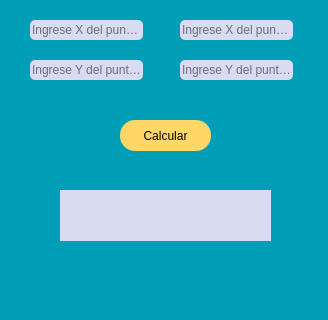
<?xml version="1.0" encoding="UTF-8"?>
<ui version="4.0">
 <class>MainWindow</class>
 <widget class="QMainWindow" name="MainWindow">
  <property name="geometry">
   <rect>
    <x>0</x>
    <y>0</y>
    <width>328</width>
    <height>320</height>
   </rect>
  </property>
  <property name="windowTitle">
   <string>MainWindow</string>
  </property>
  <property name="styleSheet">
   <string notr="true">background-color: rgb(0, 159, 183);</string>
  </property>
  <widget class="QWidget" name="centralwidget">
   <widget class="QLineEdit" name="A_y">
    <property name="geometry">
     <rect>
      <x>30</x>
      <y>60</y>
      <width>113</width>
      <height>20</height>
     </rect>
    </property>
    <property name="styleSheet">
     <string notr="true">background-color: rgb(217, 219, 241);
border-radius:5px;</string>
    </property>
    <property name="placeholderText">
     <string>Ingrese Y del punto A</string>
    </property>
   </widget>
   <widget class="QLineEdit" name="A_x">
    <property name="geometry">
     <rect>
      <x>30</x>
      <y>20</y>
      <width>113</width>
      <height>20</height>
     </rect>
    </property>
    <property name="styleSheet">
     <string notr="true">background-color: rgb(217, 219, 241);
border-radius:5px;</string>
    </property>
    <property name="placeholderText">
     <string>Ingrese X del punto A</string>
    </property>
   </widget>
   <widget class="QLineEdit" name="B_y">
    <property name="geometry">
     <rect>
      <x>180</x>
      <y>60</y>
      <width>113</width>
      <height>20</height>
     </rect>
    </property>
    <property name="styleSheet">
     <string notr="true">background-color: rgb(217, 219, 241);
border-radius:5px;</string>
    </property>
    <property name="placeholderText">
     <string>Ingrese Y del punto B</string>
    </property>
   </widget>
   <widget class="QLineEdit" name="B_x">
    <property name="geometry">
     <rect>
      <x>180</x>
      <y>20</y>
      <width>113</width>
      <height>20</height>
     </rect>
    </property>
    <property name="styleSheet">
     <string notr="true">background-color: rgb(217, 219, 241);
border-radius:5px;</string>
    </property>
    <property name="placeholderText">
     <string>Ingrese X del punto B</string>
    </property>
   </widget>
   <widget class="QPushButton" name="Calcular">
    <property name="geometry">
     <rect>
      <x>120</x>
      <y>120</y>
      <width>91</width>
      <height>31</height>
     </rect>
    </property>
    <property name="styleSheet">
     <string notr="true">QPushButton{
	background-color: rgb(254, 215, 102);
	border-radius:15px;
	
}
QPushButton:hover{
	border:3px  solid rgb(254, 215, 102);
	background-color: rgb(254, 74, 73);
}</string>
    </property>
    <property name="text">
     <string>Calcular</string>
    </property>
   </widget>
   <widget class="QLabel" name="Resultado">
    <property name="geometry">
     <rect>
      <x>60</x>
      <y>190</y>
      <width>211</width>
      <height>51</height>
     </rect>
    </property>
    <property name="styleSheet">
     <string notr="true">background-color: rgb(217, 219, 241);
</string>
    </property>
    <property name="text">
     <string/>
    </property>
   </widget>
  </widget>
  <widget class="QStatusBar" name="statusbar"/>
 </widget>
 <resources/>
 <connections/>
</ui>
